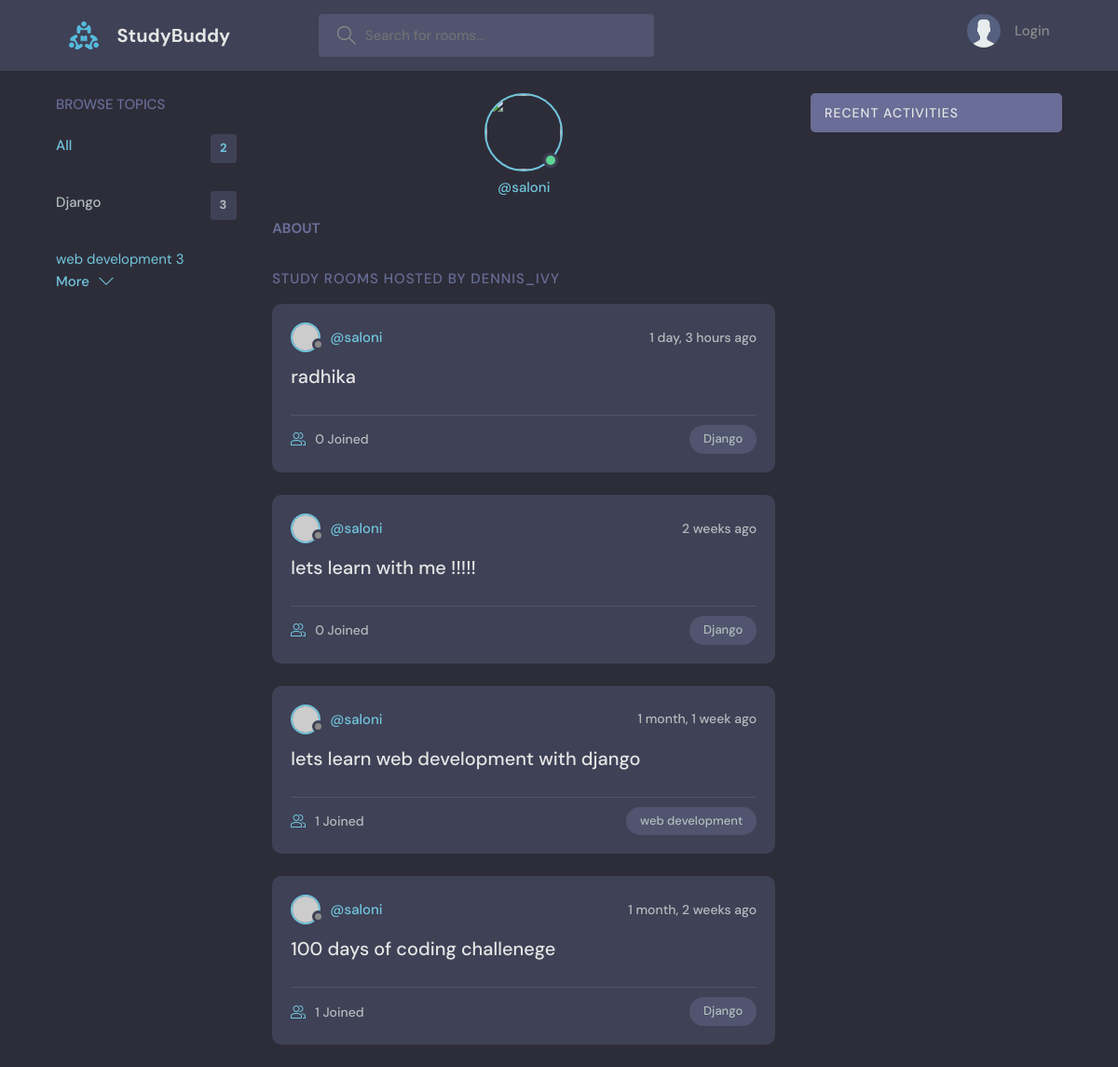
Before: /profile/1 with the older database file.
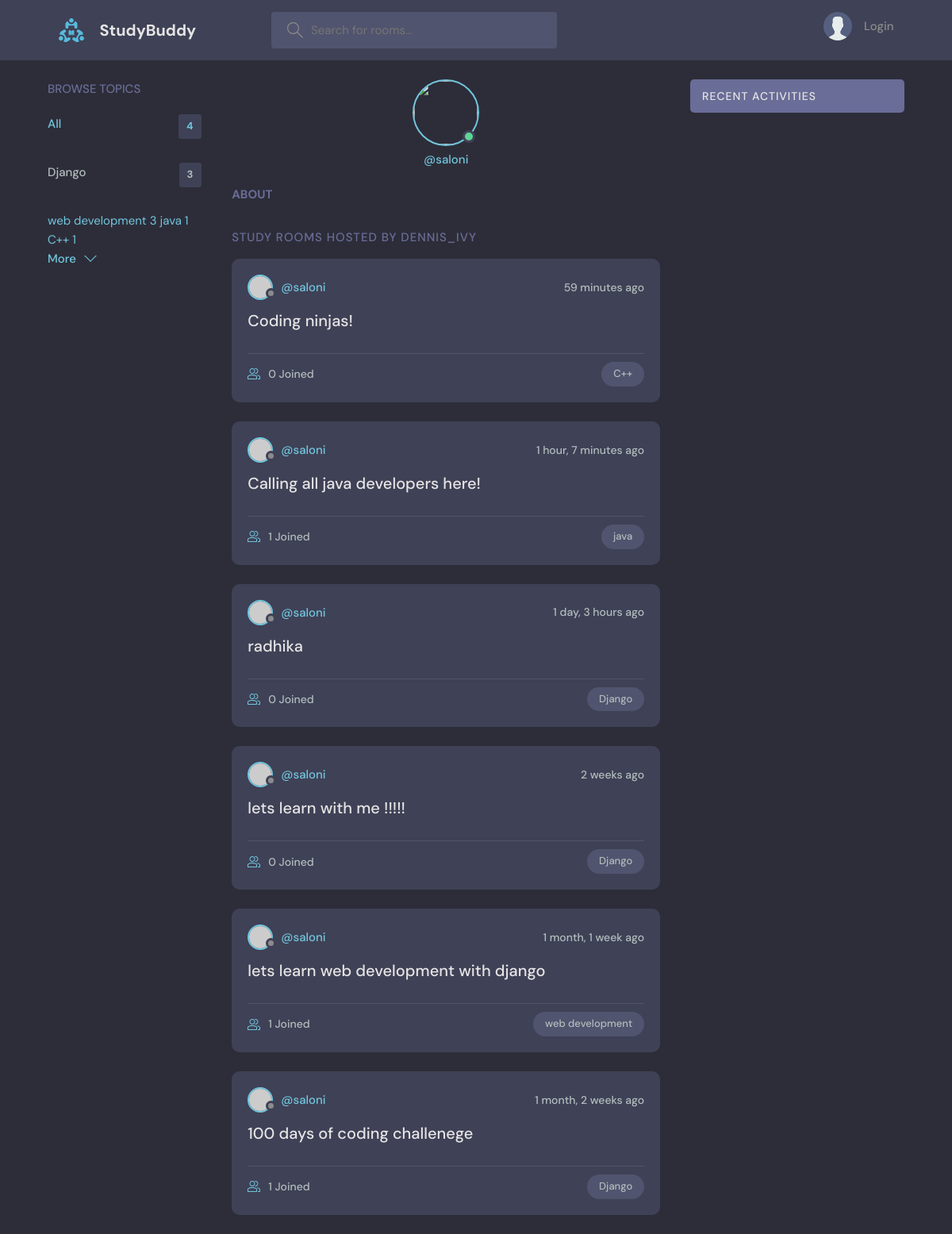
After: the same page with the newer database file.
### base/models.py (models this page shows, shortened)
class Topic(models.Model):
    name = models.CharField(max_length=200)

class Room(models.Model):
    host = models.ForeignKey(User, on_delete=models.SET_NULL, null=True, related_name='room_set')
    topic = models.ForeignKey(Topic, on_delete=models.SET_NULL, null=True)
    name = models.CharField(max_length=200)
    description = models.TextField(null=True, blank=True)
    participants = models.ManyToManyField(User, blank=True, related_name='participating_rooms')
    updated = models.DateTimeField(auto_now=True)
    created = models.DateTimeField(auto_now_add=True)
    class Meta:
        ordering = ['-updated', '-created']

### base/views.py (the view)
# urls.py: path('profile/<str:pk>', views.userProfile, name = "user-profile"),
def userProfile(request, pk):
    user = User.objects.get(id=pk)
    rooms = user.room_set.all()
    room_message = user.message_set.all()
    topics = Topic.objects.all()
    context = {'user': user, 'rooms': rooms, 'room_message': room_message, 'topics':topics}
    return render(request, 'base/profile.html', context)

### base/templates/base/profile.html (shortened to what this page needs)
{% extends 'main.html' %}
{% block content %}
<main class="profile-page layout layout--3">
  <div class="container">
    {% include 'base/topics_component.html' %}
    <div class="roomList">
      <div class="profile">
        <div class="profile__avatar">
          <div class="avatar avatar--large active">
            <img src="{{user.avatar.url}}" />
          </div>
        </div>
        <div class="profile__info">
          <p>@{{user.username}}</p>
        </div>
        <div class="profile__about">
          <h3>About</h3>
        </div>
      </div>
      <div class="roomList__header">
        <div>
          <h2>Study Rooms Hosted by dennis_ivy</a>
          </h2>
        </div>
      </div>
      {% include 'base/feed_component.html' %}
    </div>
    {% include 'base/activity_component.html' %}
  </div>
</main>
{% endblock content %}

### templates/main.html (shortened to what this page needs)
<!DOCTYPE html>
{% load static %}
<html lang="en">
  <head>
    <link rel="stylesheet" href="{% static 'styles/style.css' %}" />
  </head>
  <body>
    {% include 'navbar.html' %}
   {% block content %}
    {% endblock %}
  </body>
</html>

### templates/navbar.html (shortened to what this page needs)
{%load static %}
<header class="header header--loggedIn">
    <div class="container">
      <a href="url 'home" class="header__logo">
        <img src="{%static 'images/logo.svg' %}" />
        <h1>StudyBuddy</h1>
      </a>
      <form class="header__search" method="GET" action="{% url 'home' %}">
        <label>
          <input name="q" placeholder="Search for rooms..." />
        </label>
      </form>
      <nav class="header__menu">
        {% if request.user.is_authenticated %}
        <div class="header__user">
          <a href="profile.html">
            <div class="avatar avatar--medium active">
              <img src="https://randomuser.me/api/portraits/men/37.jpg" />
            </div>
            <p>{{request.user.username}} <span>@{{request.user.username}}</span></p>
          </a>
          <button class="dropdown-button">
            <svg version="1.1" xmlns="http://www.w3.org/2000/svg" width="32" height="32" viewBox="0 0 32 32">
              <title>chevron-down</title>
              <path d="M16 21l-13-13h-3l16 16 16-16h-3l-13 13z"></path>
            </svg>
          </button>
        </div>
        {% else %}
        <a href="{% url 'login'%}">
          <img src="{% static 'images/avatar.svg' %}" />
          <p>Login</p>
        </a>
         {% endif %}
      </nav>
    </div>
  </header>

### base/templates/base/topics_component.html
<div class="topics">
    <div class="topics__header">
      <h2>Browse Topics</h2>
    </div>
    <ul class="topics__list">
      <li>
        <a href="{%url 'home' %}" class="active">All <span>{{topics.count}}</span></a>
      </li>
      <li>
        {% for topic in topics %}
        <a href="{% url 'home' %}?q={{ topic.name }}">{{topic.name}} <span>{{topic.room_set.all.count}}</span></a>
      </li>
     {% endfor %}
    </ul>
    <button class="btn btn--link" href="/">
      More
      <svg version="1.1" xmlns="http://www.w3.org/2000/svg" width="32" height="32" viewBox="0 0 32 32">
        <title>chevron-down</title>
        <path d="M16 21l-13-13h-3l16 16 16-16h-3l-13 13z"></path>
      </svg>
    </button>
  </div>

### base/templates/base/feed_component.html (shortened to what this page needs)
{% for room in rooms %}
<div class="roomListRoom">
    <div class="roomListRoom__header">
      <a href="{%url 'user-profile' room.host.id%}" class="roomListRoom__author">
        <div class="avatar avatar--small">
          <img src="https://randomuser.me/api/portraits/women/11.jpg" />
        </div>
        <span>@{{room.host.username}}</span>
      </a>
      <div class="roomListRoom__actions">
        <span>{{room.created|timesince}} ago</span>
      </div>
    </div>
    <div class="roomListRoom__content">
      <a href="{%url 'room' room.id %}">{{room.name}}</a>
    </div>
    <div class="roomListRoom__meta">
      <a href="{% url 'room' room.id%}" class="roomListRoom__joined">
        {{room.participants.all.count}} Joined
      </a>
      <p class="roomListRoom__topic">{{room.topic.name}}</p>
    </div>
  </div>
{% endfor %}

### base/templates/base/activity_component.html (shortened to what this page needs)
<div class="activities">
  <div class="activities__header">
    <h2>Recent Activities</h2>
  </div>
</div>

Changed rows visible on the page:
added Topic: name "java", room_set.all.count "1"
added Topic: name "C++", room_set.all.count "1"
added Room: host.username "saloni", created "59 minutes", name "Coding ninjas!", participants.all.count "0", topic.name "C++"
added Room: host.username "saloni", created "1 hour, 7 minutes", name "Calling all java developers here!", participants.all.count "1", topic.name "java"
Other visible differences:
{{ topics.count }}: "2" → "4"
